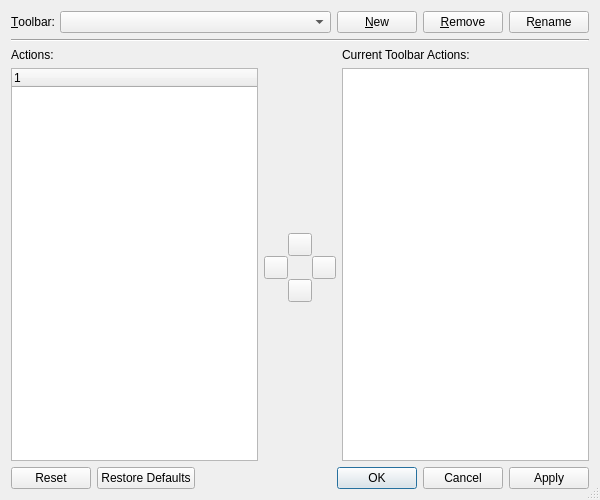
<ui version="4.0" >
 <class>E4ToolBarDialog</class>
 <widget class="QDialog" name="E4ToolBarDialog" >
  <property name="geometry" >
   <rect>
    <x>0</x>
    <y>0</y>
    <width>600</width>
    <height>500</height>
   </rect>
  </property>
  <property name="windowTitle" >
   <string>Configure Toolbars</string>
  </property>
  <property name="sizeGripEnabled" >
   <bool>true</bool>
  </property>
  <layout class="QVBoxLayout" >
   <item>
    <layout class="QHBoxLayout" >
     <item>
      <widget class="QLabel" name="label" >
       <property name="text" >
        <string>&amp;Toolbar:</string>
       </property>
       <property name="buddy" >
        <cstring>toolbarComboBox</cstring>
       </property>
      </widget>
     </item>
     <item>
      <widget class="QComboBox" name="toolbarComboBox" >
       <property name="sizePolicy" >
        <sizepolicy vsizetype="Fixed" hsizetype="Expanding" >
         <horstretch>0</horstretch>
         <verstretch>0</verstretch>
        </sizepolicy>
       </property>
       <property name="toolTip" >
        <string>Select the toolbar to configure</string>
       </property>
      </widget>
     </item>
     <item>
      <widget class="QPushButton" name="newButton" >
       <property name="toolTip" >
        <string>Press to create a new toolbar</string>
       </property>
       <property name="text" >
        <string>&amp;New</string>
       </property>
      </widget>
     </item>
     <item>
      <widget class="QPushButton" name="removeButton" >
       <property name="toolTip" >
        <string>Press to remove the selected toolbar</string>
       </property>
       <property name="text" >
        <string>&amp;Remove</string>
       </property>
      </widget>
     </item>
     <item>
      <widget class="QPushButton" name="renameButton" >
       <property name="toolTip" >
        <string>Press to rename the selected toolbar</string>
       </property>
       <property name="text" >
        <string>R&amp;ename</string>
       </property>
      </widget>
     </item>
    </layout>
   </item>
   <item>
    <widget class="Line" name="line" >
     <property name="orientation" >
      <enum>Qt::Horizontal</enum>
     </property>
    </widget>
   </item>
   <item>
    <layout class="QGridLayout" >
     <item row="0" column="0" >
      <widget class="QLabel" name="label_2" >
       <property name="text" >
        <string>Actions:</string>
       </property>
      </widget>
     </item>
     <item row="0" column="2" >
      <widget class="QLabel" name="label_3" >
       <property name="text" >
        <string>Current Toolbar Actions:</string>
       </property>
      </widget>
     </item>
     <item rowspan="3" row="1" column="0" >
      <widget class="QTreeWidget" name="actionsTree" >
       <property name="toolTip" >
        <string>Select the action to add to the current toolbar</string>
       </property>
       <property name="alternatingRowColors" >
        <bool>true</bool>
       </property>
       <property name="rootIsDecorated" >
        <bool>false</bool>
       </property>
       <column>
        <property name="text" >
         <string/>
        </property>
       </column>
      </widget>
     </item>
     <item row="1" column="1" >
      <spacer>
       <property name="orientation" >
        <enum>Qt::Vertical</enum>
       </property>
       <property name="sizeHint" stdset="0" >
        <size>
         <width>20</width>
         <height>40</height>
        </size>
       </property>
      </spacer>
     </item>
     <item rowspan="3" row="1" column="2" >
      <widget class="QListWidget" name="toolbarActionsList" >
       <property name="toolTip" >
        <string>Select the action to work on</string>
       </property>
       <property name="whatsThis" >
        <string>&lt;b>Current Toolbar Actions&lt;/b>&lt;p>This list shows the actions of the selected toolbar. Select an action and use the up or down button to change the order of actions or the left button to delete it. To add an action to the toolbar, select it in the list of available actions and press the right button.&lt;/p></string>
       </property>
      </widget>
     </item>
     <item row="2" column="1" >
      <layout class="QGridLayout" >
       <property name="spacing" >
        <number>0</number>
       </property>
       <item row="0" column="1" >
        <widget class="QToolButton" name="upButton" >
         <property name="toolTip" >
          <string>Press to move the selected action up.</string>
         </property>
         <property name="text" >
          <string/>
         </property>
        </widget>
       </item>
       <item row="1" column="0" >
        <widget class="QToolButton" name="leftButton" >
         <property name="toolTip" >
          <string>Press to delete the selected action from the toolbar</string>
         </property>
         <property name="text" >
          <string/>
         </property>
        </widget>
       </item>
       <item row="1" column="2" >
        <widget class="QToolButton" name="rightButton" >
         <property name="toolTip" >
          <string>Press to add the selected action to the toolbar</string>
         </property>
         <property name="text" >
          <string/>
         </property>
        </widget>
       </item>
       <item row="2" column="1" >
        <widget class="QToolButton" name="downButton" >
         <property name="toolTip" >
          <string>Press to move the selected action down.</string>
         </property>
         <property name="text" >
          <string/>
         </property>
        </widget>
       </item>
      </layout>
     </item>
     <item row="3" column="1" >
      <spacer>
       <property name="orientation" >
        <enum>Qt::Vertical</enum>
       </property>
       <property name="sizeHint" stdset="0" >
        <size>
         <width>20</width>
         <height>40</height>
        </size>
       </property>
      </spacer>
     </item>
    </layout>
   </item>
   <item>
    <widget class="QDialogButtonBox" name="buttonBox" >
     <property name="orientation" >
      <enum>Qt::Horizontal</enum>
     </property>
     <property name="standardButtons" >
      <set>QDialogButtonBox::Apply|QDialogButtonBox::Cancel|QDialogButtonBox::Ok|QDialogButtonBox::Reset|QDialogButtonBox::RestoreDefaults</set>
     </property>
    </widget>
   </item>
  </layout>
 </widget>
 <tabstops>
  <tabstop>toolbarComboBox</tabstop>
  <tabstop>newButton</tabstop>
  <tabstop>removeButton</tabstop>
  <tabstop>renameButton</tabstop>
  <tabstop>actionsTree</tabstop>
  <tabstop>toolbarActionsList</tabstop>
  <tabstop>upButton</tabstop>
  <tabstop>downButton</tabstop>
  <tabstop>rightButton</tabstop>
  <tabstop>leftButton</tabstop>
  <tabstop>buttonBox</tabstop>
 </tabstops>
 <resources/>
 <connections/>
</ui>
